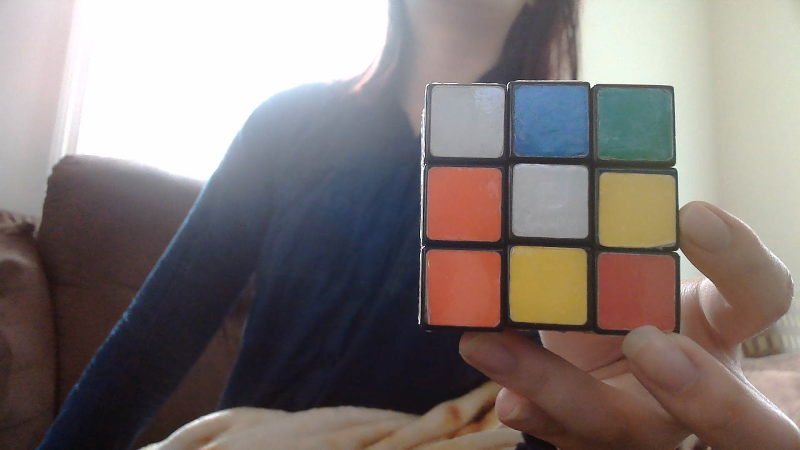
#> input picture data/1.jpeg, 1600 x 900 px (shown at 1/2 size)
$ python edge_color_detector.py
#> lines starting #> are read from the running program, lines starting #| are printed output that depends on the picture; after the words box and inside, x2 and y2 are one past the last pixel; in counts of white or black regions, pixels touching at a corner belong together
### constants.py
import math

MIN_SIDE_LENGTH_THRESHOLD = 30
MAX_SIDE_LENGTH_THRESHOLD = 100
SATURATION_INCREASE_VALUE = 30
CUBE_SIDE = 3
COLORS = {
    "red": (145, 30, 30),
    "green": (20, 164, 80),
    "blue": (32, 90, 150),
    "yellow": (222, 242, 80),
    "orange": (255, 95, 70),
    "white": (255, 255, 255),
}


# Taken from https://stackoverflow.com/a/16020102
def BGR2LAB(inputColor):
    """Convert BGR to LAB."""
    # Convert BGR to RGB
    inputColor = (inputColor[2], inputColor[1], inputColor[0])

    num = 0
    RGB = [0, 0, 0]

    for value in inputColor:
        value = float(value) / 255

        if value > 0.04045:
            value = ((value + 0.055) / 1.055) ** 2.4
        else:
            value = value / 12.92

        RGB[num] = value * 100
        num = num + 1

    XYZ = [
        0,
        0,
        0,
    ]

    X = RGB[0] * 0.4124 + RGB[1] * 0.3576 + RGB[2] * 0.1805
    Y = RGB[0] * 0.2126 + RGB[1] * 0.7152 + RGB[2] * 0.0722
    Z = RGB[0] * 0.0193 + RGB[1] * 0.1192 + RGB[2] * 0.9505
    XYZ[0] = round(X, 4)
    XYZ[1] = round(Y, 4)
    XYZ[2] = round(Z, 4)

    XYZ[0] = float(XYZ[0]) / 95.047  # ref_X =  95.047    Observer= 2°, Illuminant= D65
    XYZ[1] = float(XYZ[1]) / 100.0  # ref_Y = 100.000
    XYZ[2] = float(XYZ[2]) / 108.883  # ref_Z = 108.883

    num = 0
    for value in XYZ:

        if value > 0.008856:
            value = value ** (0.3333333333333333)
        else:
            value = (7.787 * value) + (16 / 116)

        XYZ[num] = value
        num = num + 1

    Lab = [0, 0, 0]

    L = (116 * XYZ[1]) - 16
    a = 500 * (XYZ[0] - XYZ[1])
    b = 200 * (XYZ[1] - XYZ[2])

    Lab[0] = round(L, 4)
    Lab[1] = round(a, 4)
    Lab[2] = round(b, 4)

    return Lab


# Copyright to https://github.com/lovro-i/CIEDE2000.
def CIEDE2000(Lab_1, Lab_2):
    """Calculates CIEDE2000 color distance between two CIE L*a*b* colors."""
    C_25_7 = 6103515625  # 25**7

    L1, a1, b1 = Lab_1[0], Lab_1[1], Lab_1[2]
    L2, a2, b2 = Lab_2[0], Lab_2[1], Lab_2[2]
    C1 = math.sqrt(a1 ** 2 + b1 ** 2)
    C2 = math.sqrt(a2 ** 2 + b2 ** 2)
    C_ave = (C1 + C2) / 2
    G = 0.5 * (1 - math.sqrt(C_ave ** 7 / (C_ave ** 7 + C_25_7)))

    L1_, L2_ = L1, L2
    a1_, a2_ = (1 + G) * a1, (1 + G) * a2
    b1_, b2_ = b1, b2

    C1_ = math.sqrt(a1_ ** 2 + b1_ ** 2)
    C2_ = math.sqrt(a2_ ** 2 + b2_ ** 2)

    if b1_ == 0 and a1_ == 0:
        h1_ = 0
    elif a1_ >= 0:
        h1_ = math.atan2(b1_, a1_)
    else:
        h1_ = math.atan2(b1_, a1_) + 2 * math.pi

    if b2_ == 0 and a2_ == 0:
        h2_ = 0
    elif a2_ >= 0:
        h2_ = math.atan2(b2_, a2_)
    else:
        h2_ = math.atan2(b2_, a2_) + 2 * math.pi

    dL_ = L2_ - L1_
    dC_ = C2_ - C1_
    dh_ = h2_ - h1_
    if C1_ * C2_ == 0:
        dh_ = 0
    elif dh_ > math.pi:
        dh_ -= 2 * math.pi
    elif dh_ < -math.pi:
        dh_ += 2 * math.pi
    dH_ = 2 * math.sqrt(C1_ * C2_) * math.sin(dh_ / 2)

    L_ave = (L1_ + L2_) / 2
    C_ave = (C1_ + C2_) / 2

    _dh = abs(h1_ - h2_)
    _sh = h1_ + h2_
    C1C2 = C1_ * C2_

    if _dh <= math.pi and C1C2 != 0:
        h_ave = (h1_ + h2_) / 2
    elif _dh > math.pi and _sh < 2 * math.pi and C1C2 != 0:
        h_ave = (h1_ + h2_) / 2 + math.pi
    elif _dh > math.pi and _sh >= 2 * math.pi and C1C2 != 0:
        h_ave = (h1_ + h2_) / 2 - math.pi
    else:
        h_ave = h1_ + h2_

    T = (
        1
        - 0.17 * math.cos(h_ave - math.pi / 6)
        + 0.24 * math.cos(2 * h_ave)
        + 0.32 * math.cos(3 * h_ave + math.pi / 30)
        - 0.2 * math.cos(4 * h_ave - 63 * math.pi / 180)
    )

    h_ave_deg = h_ave * 180 / math.pi
    if h_ave_deg < 0:
        h_ave_deg += 360
    elif h_ave_deg > 360:
        h_ave_deg -= 360
    dTheta = 30 * math.exp(-(((h_ave_deg - 275) / 25) ** 2))

    R_C = 2 * math.sqrt(C_ave ** 7 / (C_ave ** 7 + C_25_7))
    S_C = 1 + 0.045 * C_ave
    S_H = 1 + 0.015 * C_ave * T

    Lm50s = (L_ave - 50) ** 2
    S_L = 1 + 0.015 * Lm50s / math.sqrt(20 + Lm50s)
    R_T = -math.sin(dTheta * math.pi / 90) * R_C

    k_L, k_C, k_H = 1, 1, 1

    f_L = dL_ / k_L / S_L
    f_C = dC_ / k_C / S_C
    f_H = dH_ / k_H / S_H

    dE_00 = math.sqrt(f_L ** 2 + f_C ** 2 + f_H ** 2 + R_T * f_C * f_H)
    return dE_00

### edge_color_detector.py
import cv2
import numpy as np
from constants import (
    MIN_SIDE_LENGTH_THRESHOLD,
    MAX_SIDE_LENGTH_THRESHOLD,
    SATURATION_INCREASE_VALUE,
    CUBE_SIDE,
    COLORS,
    CIEDE2000,
    BGR2LAB,
)
import kociemba


def find_color(input_color):
    diffs = [
        np.sum(np.array([(input_color[i] - COLORS[color][i]) ** 2 for i in range(3)]))
        for color in COLORS
    ]
    min_idx = np.argmin(np.array(diffs))
    return {i: key for i, key in enumerate(COLORS)}[min_idx]


def find_color_ciede2000(lab):
    dists = []
    for color in COLORS:
        r, g, b = COLORS[color]
        lab2 = BGR2LAB((b, g, r))
        dists.append((color, CIEDE2000(lab, lab2)))
    name, _ = min(dists, key=lambda item: item[1])
    return name


def preprocess_img(img):
    # convert to grayscale
    gray = cv2.cvtColor(img, cv2.COLOR_BGR2GRAY)
    # blur to remove noise, kernel size set to large because
    # don't care about details, we just want to extract the color.
    blurred = cv2.GaussianBlur(gray, (3, 3), 0)
    # perform edge detection with canny edge detector
    canny = cv2.Canny(blurred, 20, 40)
    # make lines thicker by dilating
    kernel = np.ones((7, 7), np.uint8)
    dilated = cv2.dilate(canny, kernel, iterations=2)
    return dilated


def squares_from_contours(
    dilated,
    min_side_length_threshold=MIN_SIDE_LENGTH_THRESHOLD,
    max_side_length_threshold=MAX_SIDE_LENGTH_THRESHOLD,
):
    contours, hierarchy = cv2.findContours(
        dilated.copy(), cv2.RETR_TREE, cv2.CHAIN_APPROX_SIMPLE
    )
    if contours == None or len(contours) == 0:
        return []

    # we set items in the format of [approx, hierarchy, index]
    items = [
        (
            cv2.approxPolyDP(contour, 0.1 * cv2.arcLength(contour, True), closed=True),
            rel,
            i,
        )
        for i, (contour, rel) in enumerate(zip(contours, hierarchy[0]))
    ]

    # filter out polygons that do not have 4 sides
    # filter out polygons that do not match the side length thresholds
    # filter out polygons that are not convex
    items = list(
        filter(
            lambda item: len(item[0]) == 4
            and np.sqrt(cv2.contourArea(item[0])) > min_side_length_threshold
            and np.sqrt(cv2.contourArea(item[0])) < max_side_length_threshold
            and cv2.isContourConvex(item[0]),
            items,
        )
    )

    # find all existing indices of contours after the first filter
    contour_idx_set = set([item[2] for item in items])

    # filter all contours that have children also in the filtered contours (overlap)
    # hierarchy is in format [Next, Previous, First_child, Parent]
    items = list(filter(lambda item: not item[1][2] in contour_idx_set, items))

    return [item[0] for item in items]


def increase_brightness(img, value=SATURATION_INCREASE_VALUE):
    hsv = cv2.cvtColor(img, cv2.COLOR_BGR2HSV)
    h, s, v = cv2.split(hsv)
    lim = 255 - value
    v[v > lim] = 255
    v[v <= lim] += value
    final_hsv = cv2.merge((h, s, v))
    img2 = cv2.cvtColor(final_hsv, cv2.COLOR_HSV2BGR)
    return img2


def sort_contours_by_pos(contours):
    # find top left square
    contours.sort(key=lambda item: item[0][0][0] + item[0][0][1])
    first = contours[0]

    # sort by rows
    contours.sort(key=lambda item: item[0][0][1] - first[0][0][1])
    sorted_contours = []
    for i in range(0, len(contours), CUBE_SIDE):
        temp = contours[i : i + CUBE_SIDE]
        temp.sort(key=lambda item: item[0][0][0])
        sorted_contours.extend(temp)
    return sorted_contours


def color_locs_from_contours(sorted_contours, brightened_img, img):
    color_locs = []
    center_locs = []

    # extract color
    for i in range(len(sorted_contours)):
        approx = sorted_contours[i]
        cv2.drawContours(img, [approx], -1, (0, 255, 0), 10)
        mid_x = 0
        mid_y = 0
        for point in approx:
            mid_x += point[0][0]
            mid_y += point[0][1]
        mid_x /= 4
        mid_y /= 4
        b, g, r = brightened_img[int(mid_y)][int(mid_x)]

        lab = BGR2LAB((b, g, r))

        r, g, b = COLORS[find_color_ciede2000(lab)]
        if i % 3 == 0:
            color_locs.append([find_color_ciede2000(lab)])
            center_locs.append([(int(mid_x), int(mid_y))])
        else:
            color_locs[-1].append(find_color_ciede2000(lab))
            center_locs[-1].append((int(mid_x), int(mid_y)))
        cv2.fillPoly(img, [approx], (b, g, r))

    return color_locs, center_locs


def example_compute_color_locs(img, name):
    dilated = preprocess_img(img)

    contours = squares_from_contours(dilated, 70, 200)

    img1 = increase_brightness(img)

    sorted_contours = sort_contours_by_pos(contours)

    color_locs, _ = color_locs_from_contours(sorted_contours, img1, img)

    if name != None:
        cv2.imwrite("output/%s.png" % name, img)
    return color_locs


def convert_face_to_string(color_locs, colors_2_code):
    rows = ["".join([colors_2_code[color] for color in row]) for row in color_locs]
    return "".join(rows)


def image_example():
    # in the order of U->L->F->R->B->D
    color_locs1 = example_compute_color_locs(cv2.imread("data/1.jpeg"), None)
#> in preprocess_img, img is the input picture: shape (900, 1600, 3); mean B, G, R 118.8, 121.3, 130.5
#> in preprocess_img, `canny = cv2.Canny(blurred, 20, 40)`:
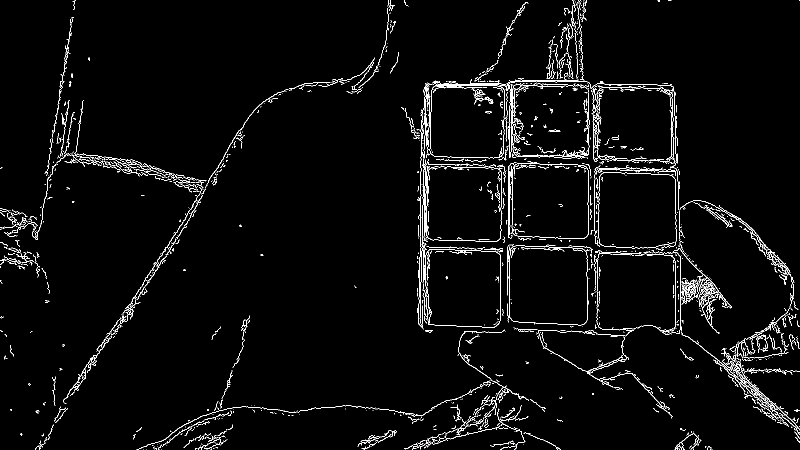
#> canny: shape (900, 1600) (shown at 1/2 size); 2.8% white in thin lines or dots
#> in preprocess_img, `dilated = cv2.dilate(canny, kernel, iterations=2)`: dilated: shape (900, 1600); 23.2% white; 43 white regions
#> in squares_from_contours, `contours, hierarchy = cv2.findContours( dilated.copy(), cv2.RETR_TREE,..`: contours = 113 contours, 34 with area under 20; largest, box (x1, y1, x2, y2) and area: (267, 0, 1600, 900) 422413, (0, 0, 798, 900) 65606, (1364, 411, 1577, 709) 30731, (1024, 501, 1169, 644) 18987, (1203, 350, 1347, 490) 18485
#> in squares_from_contours, `items = [ ( cv2.approxPolyDP(contour, 0.1 * cv2.arcLength(contour, Tru..`: items = 113 items
#> in squares_from_contours, `items = list( filter( lambda item: len(item[0]) == 4 and np.sqrt(cv2.c..`: items = 7 items
#> in example_compute_color_locs, `contours = squares_from_contours(dilated, 70, 200)`: contours = 7 contours; box (x1, y1, x2, y2) and area: (1202, 519, 1344, 652) 17756, (1028, 504, 1167, 643) 17208, (1208, 353, 1346, 484) 16572, (862, 344, 992, 475) 16135, (866, 512, 991, 648) 15902, (1031, 343, 1170, 470) 14454, (870, 182, 996, 309) 13638
#> in increase_brightness, `hsv = cv2.cvtColor(img, cv2.COLOR_BGR2HSV)`: hsv: shape (900, 1600, 3); mean H, S, V 61.8, 60.4, 137.2
#> in increase_brightness, `v[v > lim] = 255`: v: shape (900, 1600); min 0, max 255, mean 138
#> in increase_brightness, `final_hsv = cv2.merge((h, s, v))`: final_hsv: shape (900, 1600, 3); mean H, S, V 61.8, 60.4, 163.5
#> in sort_contours_by_pos, `first = contours[0]`: first = [[878, 182], [995, 200], [991, 308], [870, 302]]
#> the loop in sort_contours_by_pos, `for i in range(0, len(contours), CUBE_SIDE):` made 3 passes
#> i on pass 2: 3
#> i on pass 3: 6
#> after the loop in sort_contours_by_pos, `for i in range(0, len(contours), CUBE_SIDE):`: sorted_contours has the same summary as contours in example_compute_color_locs
#> in example_compute_color_locs, `sorted_contours = sort_contours_by_pos(contours)`: sorted_contours has the same summary as contours
#> the loop in color_locs_from_contours, `for i in range(len(sorted_contours)):` made 7 passes
#> (approx, mid_x, mid_y) on pass 1: ([[865, 344], [991, 345], [990, 474], [862, 469]], 927, 408)
#> after the loop in color_locs_from_contours, `for i in range(len(sorted_contours)):`: img: shape (900, 1600, 3); 9.14% of pixels changed, all inside (x1, y1, x2, y2) = (857, 177, 1351, 657)
    color_locs2 = example_compute_color_locs(cv2.imread("data/2.jpeg"), None)
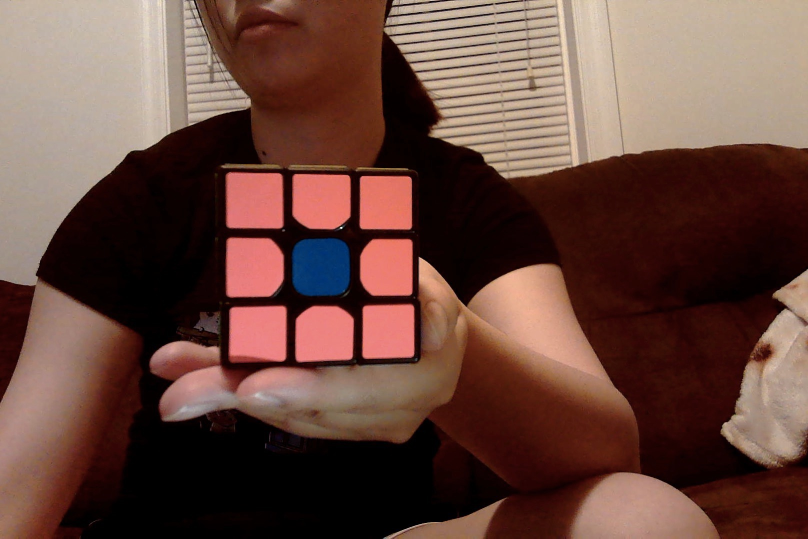
#> input picture data/2.jpeg, 1616 x 1077 px (shown at 1/2 size)
#> in preprocess_img, img is the input picture: shape (1077, 1616, 3); mean B, G, R 62.4, 71.7, 103.7
#> in preprocess_img (call 2), `canny = cv2.Canny(blurred, 20, 40)`: canny: shape (1077, 1616); 3.8% white in thin lines or dots
#> in preprocess_img (call 2), `dilated = cv2.dilate(canny, kernel, iterations=2)`: dilated: shape (1077, 1616); 29.9% white; 86 white regions, largest, box (x1, y1, x2, y2) and area: (0, 0, 1616, 1077) 422294, (1435, 532, 1616, 956) 43681, (761, 982, 1031, 1077) 6889
#> in increase_brightness (call 2), `hsv = cv2.cvtColor(img, cv2.COLOR_BGR2HSV)`: hsv: shape (1077, 1616, 3); mean H, S, V 18.2, 142.8, 104.4
#> in increase_brightness (call 2), `v[v > lim] = 255`: v: shape (1077, 1616); min 0, max 255, mean 105.5
#> in increase_brightness (call 2), `final_hsv = cv2.merge((h, s, v))`: final_hsv: shape (1077, 1616, 3); mean H, S, V 18.2, 142.8, 134
#> the loop in sort_contours_by_pos (call 2), `for i in range(0, len(contours), CUBE_SIDE):` made 3 passes
#> i on passes 2 to 3: 3, 6
#> the loop in color_locs_from_contours (call 2), `for i in range(len(sorted_contours)):` made 9 passes
#> after the loop in color_locs_from_contours (call 2), `for i in range(len(sorted_contours)):`: img: shape (1077, 1616, 3); 4.96% of pixels changed, all inside (x1, y1, x2, y2) = (453, 351, 827, 722)
    color_locs3 = example_compute_color_locs(cv2.imread("data/3.jpeg"), None)
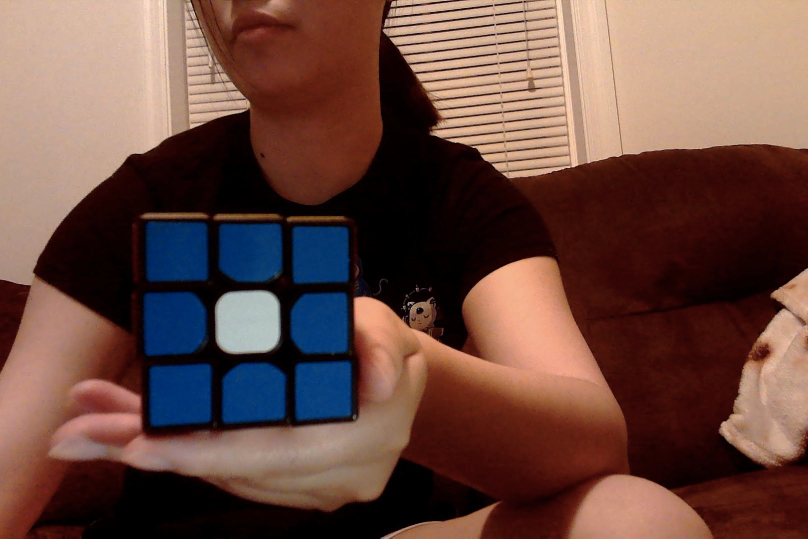
#> input picture data/3.jpeg, 1616 x 1077 px (shown at 1/2 size)
#> in preprocess_img, img is the input picture: shape (1077, 1616, 3); mean B, G, R 65.2, 73.6, 106
#> in preprocess_img (call 3), `canny = cv2.Canny(blurred, 20, 40)`: canny: shape (1077, 1616); 4.2% white in thin lines or dots
#> in preprocess_img (call 3), `dilated = cv2.dilate(canny, kernel, iterations=2)`: dilated: shape (1077, 1616); 32.7% white; 108 white regions, largest, box (x1, y1, x2, y2) and area: (59, 418, 1616, 1077) 284287, (0, 0, 1616, 768) 232743, (755, 994, 1013, 1077) 6795
#> call 3 of increase_brightness, with value = 30
#> in increase_brightness (call 3), `hsv = cv2.cvtColor(img, cv2.COLOR_BGR2HSV)`: hsv: shape (1077, 1616, 3); mean H, S, V 23.5, 160.9, 112.9
#> in increase_brightness (call 3), `v[v > lim] = 255`: v: shape (1077, 1616); min 0, max 255, mean 113.7
#> in increase_brightness (call 3), `final_hsv = cv2.merge((h, s, v))`: final_hsv: shape (1077, 1616, 3); mean H, S, V 23.5, 160.9, 142.4
#> in increase_brightness (call 3), `img2 = cv2.cvtColor(final_hsv, cv2.COLOR_HSV2BGR)`:
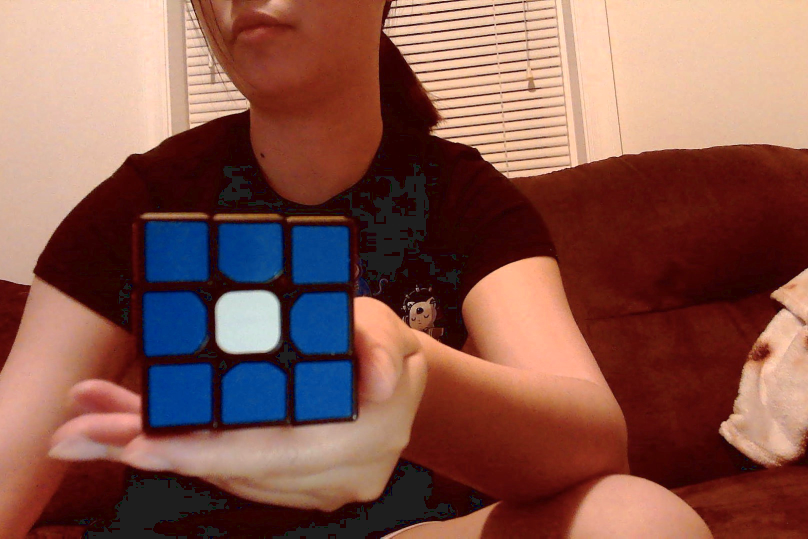
#> img2: shape (1077, 1616, 3) (shown at 1/2 size); mean B, G, R 77.9, 87.4, 133.5
#> the loop in color_locs_from_contours (call 3), `for i in range(len(sorted_contours)):` made 9 passes
#> after the loop in color_locs_from_contours (call 3), `for i in range(len(sorted_contours)):`:
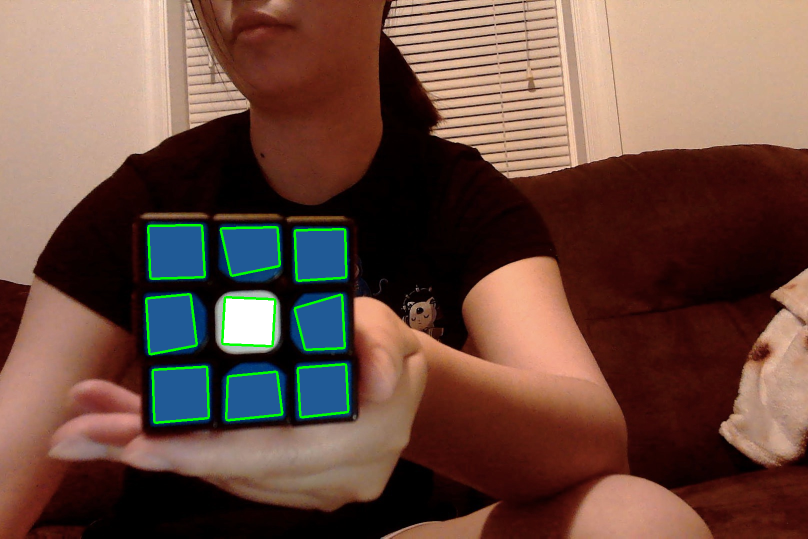
#> img: shape (1077, 1616, 3) (shown at 1/2 size); 5.61% of pixels changed, all inside (x1, y1, x2, y2) = (290, 448, 699, 848)
    color_locs4 = example_compute_color_locs(cv2.imread("data/4.jpeg"), None)
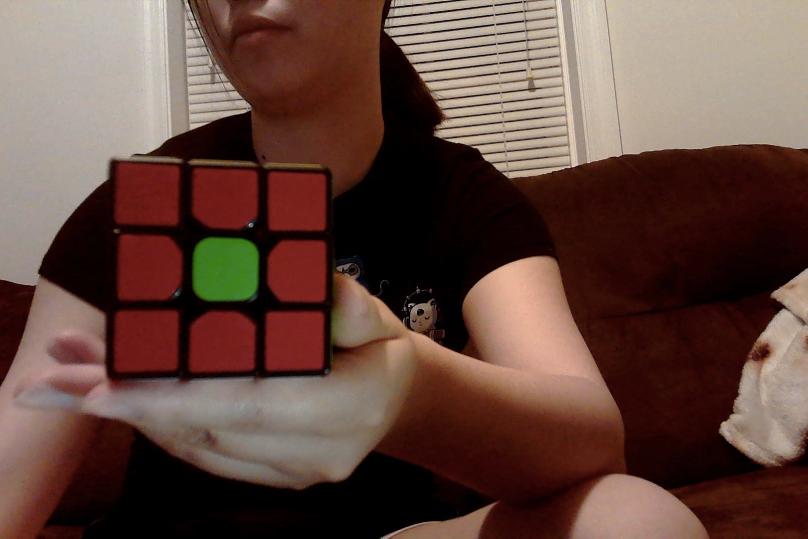
#> input picture data/4.jpeg, 1616 x 1077 px (shown at 1/2 size)
#> in preprocess_img, img is the input picture: shape (1077, 1616, 3); mean B, G, R 62.7, 71.7, 99.6
#> in preprocess_img (call 4), `canny = cv2.Canny(blurred, 20, 40)`: canny: shape (1077, 1616); 4.2% white in thin lines or dots
#> in preprocess_img (call 4), `dilated = cv2.dilate(canny, kernel, iterations=2)`:
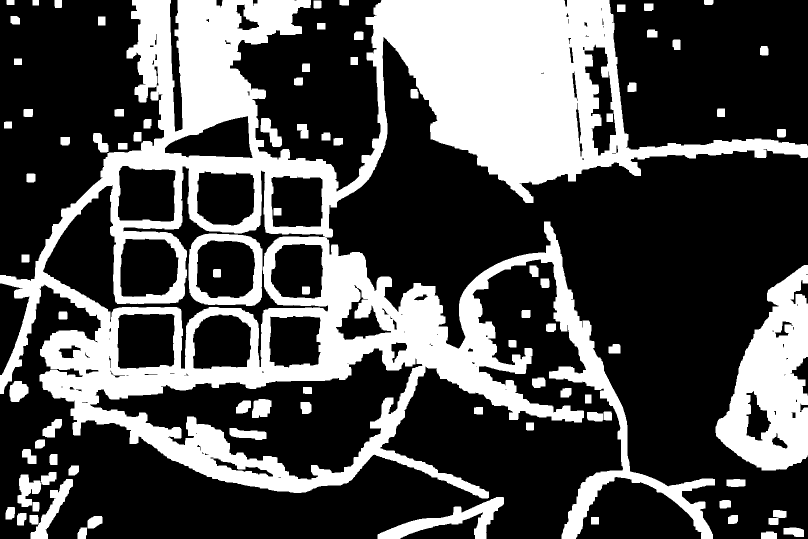
#> dilated: shape (1077, 1616) (shown at 1/2 size); 31.6% white; 85 white regions, largest, box (x1, y1, x2, y2) and area: (0, 0, 1616, 1077) 456113, (1431, 530, 1616, 941) 43191, (377, 467, 525, 612) 7932
#> in increase_brightness (call 4), `hsv = cv2.cvtColor(img, cv2.COLOR_BGR2HSV)`: hsv: shape (1077, 1616, 3); mean H, S, V 17.7, 135.6, 100.2
    color_locs5 = example_compute_color_locs(cv2.imread("data/5.jpeg"), None)
    color_locs6 = example_compute_color_locs(cv2.imread("data/6.jpeg"), None)

    color_2_code = {}
    color_2_code[color_locs1[1][1]] = "U"
    color_2_code[color_locs2[1][1]] = "L"
    color_2_code[color_locs3[1][1]] = "F"
    color_2_code[color_locs4[1][1]] = "R"
    color_2_code[color_locs5[1][1]] = "B"
    color_2_code[color_locs6[1][1]] = "D"

    colors1 = convert_face_to_string(color_locs1, color_2_code)
    colors2 = convert_face_to_string(color_locs2, color_2_code)
    colors3 = convert_face_to_string(color_locs3, color_2_code)
    colors4 = convert_face_to_string(color_locs4, color_2_code)
    colors5 = convert_face_to_string(color_locs5, color_2_code)
    colors6 = convert_face_to_string(color_locs6, color_2_code)
    res = ""
    # In the order of U->R->F->D->L->B
    res += colors1 + colors4 + colors3 + colors6 + colors2 + colors5
    return res


if __name__ == "__main__":
    # img = cv2.imread("data/5.jpeg")
    # color_locs = example_compute_color_locs(img, "temp")
    # print(convert_face_to_string(color_locs))

#> (the run stopped early here; a loop or call above may not have finished)
